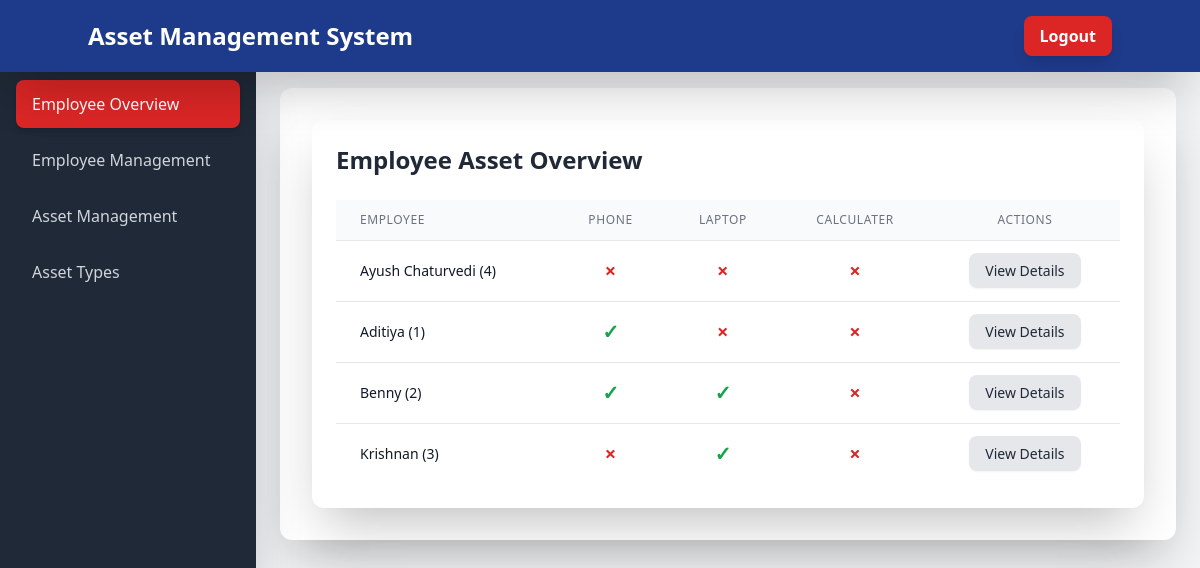
The app's page /employees/overview/ (signed in) with its own data.
### assets/models.py (models this page shows, shortened)
class AssetType(models.Model):
    name = models.CharField(max_length=255)
    identification_type_label = models.CharField(max_length=255)
    object_description = models.CharField(max_length=255)
    is_active = models.BooleanField(default=True)

class Employee(models.Model):
    employee_id = models.CharField(max_length=100, unique=True)
    name = models.CharField(max_length=255)
    department = models.CharField(max_length=255)
    designation = models.CharField(max_length=255)
    start_date = models.DateField()
    exit_date = models.DateField(null=True, blank=True)
    is_active = models.BooleanField(default=True)
    class Meta:
        ordering = ['-start_date']

### assets/views.py (the view)
# urls.py: path('employees/overview/', views.EmployeeAssetOverviewView.as_view(), name='employee_overview'),
class EmployeeAssetOverviewView(LoginRequiredMixin, UserPassesTestMixin, ListView):
    model = Employee
    template_name = 'assets/employee_overview.html'
    context_object_name = 'employees'
    def test_func(self):
        return self.request.user.is_staff
    def get_queryset(self):
        return Employee.objects.filter(is_active=True)
    def get_context_data(self, **kwargs):
        context = super().get_context_data(**kwargs)
        asset_types = AssetType.objects.filter(is_active=True)
        assignments = Asset.objects.filter(assigned_to__isnull=False, is_active=True).select_related('assigned_to', 'asset_type')
        assignment_lookup = {}
        for asset in assignments:
            emp_id = asset.assigned_to.employee_id
            if emp_id not in assignment_lookup:
                assignment_lookup[emp_id] = set()
            assignment_lookup[emp_id].add(asset.asset_type.id)
        context['asset_types'] = asset_types
        employee_rows = []
        for employee in context['employees']:
            row = [employee]
            for asset_type in asset_types:
                has = employee.employee_id in assignment_lookup and asset_type.id in assignment_lookup.get(employee.employee_id, set())
                row.append(has)
            employee_rows.append(row)
        context['employee_rows'] = employee_rows
        return context

### assets/templates/assets/employee_overview.html (shortened to what this page needs)
{% extends 'assets/base.html' %}
{% block content %}
<div class="bg-white rounded-xl shadow-2xl p-6">
    <h2 class="text-2xl font-bold mb-6 text-gray-800">Employee Asset Overview</h2>
    <div class="overflow-x-auto">
        <table class="min-w-full table-auto">
            <thead>
                <tr class="bg-gray-50">
                    <th class="px-6 py-3 text-left text-xs font-medium text-gray-500 uppercase tracking-wider">Employee</th>
                    {% for asset_type in asset_types %}
                        <th class="px-6 py-3 text-center text-xs font-medium text-gray-500 uppercase tracking-wider">{{ asset_type.name }}</th>
                    {% endfor %}
                    <th class="px-6 py-3 text-center text-xs font-medium text-gray-500 uppercase tracking-wider">Actions</th>
                </tr>
            </thead>
            <tbody class="bg-white divide-y divide-gray-200">
                {% for row in employee_rows %}
                    <tr class="border-t hover:bg-blue-50 transition duration-200">
                        <td class="px-6 py-4 whitespace-nowrap text-sm font-medium text-gray-900">{{ row.0.name }} ({{ row.0.employee_id }})</td>
                        {% for has in row|slice:"1:" %}
                            <td class="px-6 py-4 whitespace-nowrap text-center">
                                {% if has %}
                                    <span class="text-green-600 font-bold text-xl">✓</span>
                                {% else %}
                                    <span class="text-red-600 font-bold text-xl">×</span>
                                {% endif %}
                            </td>
                        {% endfor %}
                        <td class="px-6 py-4 whitespace-nowrap text-center text-sm font-medium">
                            <a href="{% url 'employee_detail' row.0.employee_id %}" class="bg-gray-200 hover:bg-gray-300 text-gray-800 font-medium rounded-lg shadow-sm px-4 py-2 transition duration-200">View Details</a>
                        </td>
                    </tr>
                {% endfor %}
            </tbody>
        </table>
    </div>
</div>
{% endblock %}

### records on screen
AssetType: name "PHONE"
AssetType: name "LAPTOP"
AssetType: name "CALCULATER"
Employee: name "Ayush Chaturvedi", employee "4"
Employee: name "Aditiya", employee "1"
Employee: name "Benny", employee "2"
Employee: name "Krishnan", employee "3"
